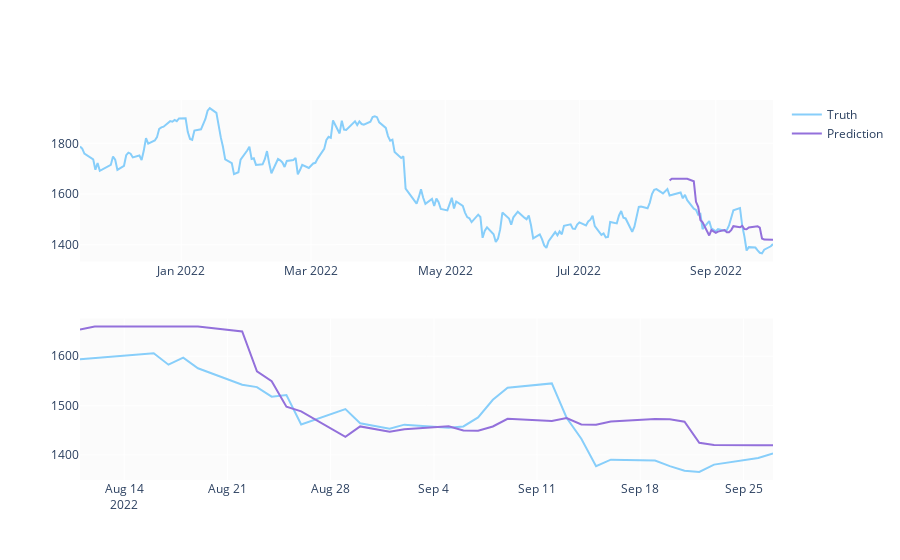

The notebook cell this image was saved under:
### Code cell
predicted_prices = df.loc[test_split_idx+1:].copy()
predicted_prices['Close'] = y_pred

fig = make_subplots(rows=2, cols=1)
fig.add_trace(go.Scatter(x=df.Date, y=df.Close,
                         name='Truth',
                         marker_color='LightSkyBlue'), row=1, col=1)

fig.add_trace(go.Scatter(x=predicted_prices.Date,
                         y=predicted_prices.Close,
                         name='Prediction',
                         marker_color='MediumPurple'), row=1, col=1)

fig.add_trace(go.Scatter(x=predicted_prices.Date,
                         y=y_test,
                         name='Truth',
                         marker_color='LightSkyBlue',
                         showlegend=False), row=2, col=1)

fig.add_trace(go.Scatter(x=predicted_prices.Date,
                         y=y_pred,
                         name='Prediction',
                         marker_color='MediumPurple',
                         showlegend=False), row=2, col=1)

fig.show()

### Figure 1 — Plotly figure (JSON) as saved in the notebook; plotly's stock layout.template omitted (floating-point values rounded to 4 significant figures; data arrays with more than 128 entries replaced by an {"elided": "..."} marker saying what was removed)
{"data": [{"marker": {"color": "LightSkyBlue"}, "name": "Truth", "type": "scatter", "x": {"elided": "216 str values"}, "xaxis": "x", "y": {"elided": "216 float values"}, "yaxis": "y"}, {"marker": {"color": "MediumPurple"}, "name": "Prediction", "type": "scatter", "x": ["2022-08-11T00:00:00", "2022-08-12T00:00:00", "2022-08-16T00:00:00", "2022-08-17T00:00:00", "2022-08-18T00:00:00", "2022-08-19T00:00:00", "2022-08-22T00:00:00", "2022-08-23T00:00:00", "2022-08-24T00:00:00", "2022-08-25T00:00:00", "2022-08-26T00:00:00", "2022-08-29T00:00:00", "2022-08-30T00:00:00", "2022-09-01T00:00:00", "2022-09-02T00:00:00", "2022-09-05T00:00:00", "2022-09-06T00:00:00", "2022-09-07T00:00:00", "2022-09-08T00:00:00", "2022-09-09T00:00:00", "2022-09-12T00:00:00", "2022-09-13T00:00:00", "2022-09-14T00:00:00", "2022-09-15T00:00:00", "2022-09-16T00:00:00", "2022-09-19T00:00:00", "2022-09-20T00:00:00", "2022-09-21T00:00:00", "2022-09-22T00:00:00", "2022-09-23T00:00:00", "2022-09-26T00:00:00", "2022-09-27T00:00:00"], "xaxis": "x", "y": [1654.0, 1660.0, 1660.0, 1660.0, 1660.0, 1660.0, 1650.0, 1569.0, 1549.0, 1498.0, 1488.0, 1436.0, 1458.0, 1447.0, 1452.0, 1458.0, 1449.0, 1449.0, 1458.0, 1473.0, 1469.0, 1475.0, 1462.0, 1461.0, 1468.0, 1473.0, 1472.0, 1467.0, 1425.0, 1420.0, 1420.0, 1420.0], "yaxis": "y"}, {"marker": {"color": "LightSkyBlue"}, "name": "Truth", "showlegend": false, "type": "scatter", "x": ["2022-08-11T00:00:00", "2022-08-12T00:00:00", "2022-08-16T00:00:00", "2022-08-17T00:00:00", "2022-08-18T00:00:00", "2022-08-19T00:00:00", "2022-08-22T00:00:00", "2022-08-23T00:00:00", "2022-08-24T00:00:00", "2022-08-25T00:00:00", "2022-08-26T00:00:00", "2022-08-29T00:00:00", "2022-08-30T00:00:00", "2022-09-01T00:00:00", "2022-09-02T00:00:00", "2022-09-05T00:00:00", "2022-09-06T00:00:00", "2022-09-07T00:00:00", "2022-09-08T00:00:00", "2022-09-09T00:00:00", "2022-09-12T00:00:00", "2022-09-13T00:00:00", "2022-09-14T00:00:00", "2022-09-15T00:00:00", "2022-09-16T00:00:00", "2022-09-19T00:00:00", "2022-09-20T00:00:00", "2022-09-21T00:00:00", "2022-09-22T00:00:00", "2022-09-23T00:00:00", "2022-09-26T00:00:00", "2022-09-27T00:00:00"], "xaxis": "x2", "y": [1594.0, 1596.0, 1606.0, 1583.0, 1597.0, 1576.0, 1542.0, 1538.0, 1518.0, 1522.0, 1462.0, 1493.0, 1464.0, 1453.0, 1461.0, 1455.0, 1458.0, 1476.0, 1512.0, 1536.0, 1545.0, 1475.0, 1433.0, 1377.0, 1390.0, 1389.0, 1377.0, 1368.0, 1365.0, 1380.0, 1394.0, 1403.0], "yaxis": "y2"}, {"marker": {"color": "MediumPurple"}, "name": "Prediction", "showlegend": false, "type": "scatter", "x": ["2022-08-11T00:00:00", "2022-08-12T00:00:00", "2022-08-16T00:00:00", "2022-08-17T00:00:00", "2022-08-18T00:00:00", "2022-08-19T00:00:00", "2022-08-22T00:00:00", "2022-08-23T00:00:00", "2022-08-24T00:00:00", "2022-08-25T00:00:00", "2022-08-26T00:00:00", "2022-08-29T00:00:00", "2022-08-30T00:00:00", "2022-09-01T00:00:00", "2022-09-02T00:00:00", "2022-09-05T00:00:00", "2022-09-06T00:00:00", "2022-09-07T00:00:00", "2022-09-08T00:00:00", "2022-09-09T00:00:00", "2022-09-12T00:00:00", "2022-09-13T00:00:00", "2022-09-14T00:00:00", "2022-09-15T00:00:00", "2022-09-16T00:00:00", "2022-09-19T00:00:00", "2022-09-20T00:00:00", "2022-09-21T00:00:00", "2022-09-22T00:00:00", "2022-09-23T00:00:00", "2022-09-26T00:00:00", "2022-09-27T00:00:00"], "xaxis": "x2", "y": [1654.0, 1660.0, 1660.0, 1660.0, 1660.0, 1660.0, 1650.0, 1569.0, 1549.0, 1498.0, 1488.0, 1436.0, 1458.0, 1447.0, 1452.0, 1458.0, 1449.0, 1449.0, 1458.0, 1473.0, 1469.0, 1475.0, 1462.0, 1461.0, 1468.0, 1473.0, 1472.0, 1467.0, 1425.0, 1420.0, 1420.0, 1420.0], "yaxis": "y2"}], "layout": {"xaxis": {"anchor": "y", "domain": [0.0, 1.0]}, "xaxis2": {"anchor": "y2", "domain": [0.0, 1.0]}, "yaxis": {"anchor": "x", "domain": [0.575, 1.0]}, "yaxis2": {"anchor": "x2", "domain": [0.0, 0.425]}}}
